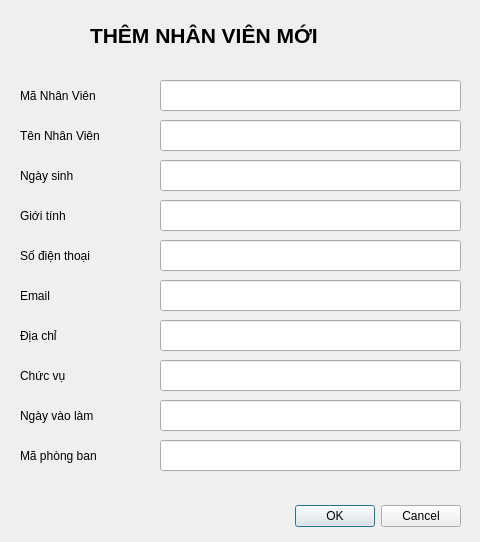
<?xml version="1.0" encoding="UTF-8"?>
<ui version="4.0">
 <class>ThemNhanVienDialog</class>
 <widget class="QDialog" name="ThemNhanVienDialog">
  <property name="geometry">
   <rect>
    <x>0</x>
    <y>0</y>
    <width>480</width>
    <height>542</height>
   </rect>
  </property>
  <property name="windowTitle">
   <string>Dialog</string>
  </property>
  <widget class="QDialogButtonBox" name="buttonBox">
   <property name="geometry">
    <rect>
     <x>60</x>
     <y>500</y>
     <width>401</width>
     <height>32</height>
    </rect>
   </property>
   <property name="orientation">
    <enum>Qt::Orientation::Horizontal</enum>
   </property>
   <property name="standardButtons">
    <set>QDialogButtonBox::StandardButton::Cancel|QDialogButtonBox::StandardButton::Ok</set>
   </property>
  </widget>
  <widget class="QLabel" name="label">
   <property name="geometry">
    <rect>
     <x>20</x>
     <y>80</y>
     <width>101</width>
     <height>31</height>
    </rect>
   </property>
   <property name="text">
    <string>Mã Nhân Viên</string>
   </property>
  </widget>
  <widget class="QLineEdit" name="txtMaNhanVien">
   <property name="geometry">
    <rect>
     <x>160</x>
     <y>80</y>
     <width>301</width>
     <height>31</height>
    </rect>
   </property>
  </widget>
  <widget class="QLineEdit" name="txtTenNhanVien">
   <property name="geometry">
    <rect>
     <x>160</x>
     <y>120</y>
     <width>301</width>
     <height>31</height>
    </rect>
   </property>
  </widget>
  <widget class="QLabel" name="label_2">
   <property name="geometry">
    <rect>
     <x>20</x>
     <y>120</y>
     <width>101</width>
     <height>31</height>
    </rect>
   </property>
   <property name="text">
    <string>Tên Nhân Viên</string>
   </property>
  </widget>
  <widget class="QLineEdit" name="txtNgaySinh">
   <property name="geometry">
    <rect>
     <x>160</x>
     <y>160</y>
     <width>301</width>
     <height>31</height>
    </rect>
   </property>
  </widget>
  <widget class="QLabel" name="label_3">
   <property name="geometry">
    <rect>
     <x>20</x>
     <y>160</y>
     <width>101</width>
     <height>31</height>
    </rect>
   </property>
   <property name="text">
    <string>Ngày sinh</string>
   </property>
  </widget>
  <widget class="QLabel" name="label_4">
   <property name="geometry">
    <rect>
     <x>20</x>
     <y>200</y>
     <width>101</width>
     <height>31</height>
    </rect>
   </property>
   <property name="text">
    <string>Giới tính</string>
   </property>
  </widget>
  <widget class="QLineEdit" name="txtGioiTinh">
   <property name="geometry">
    <rect>
     <x>160</x>
     <y>200</y>
     <width>301</width>
     <height>31</height>
    </rect>
   </property>
  </widget>
  <widget class="QLabel" name="label_5">
   <property name="geometry">
    <rect>
     <x>20</x>
     <y>240</y>
     <width>101</width>
     <height>31</height>
    </rect>
   </property>
   <property name="text">
    <string>Số điện thoại</string>
   </property>
  </widget>
  <widget class="QLineEdit" name="txtSoDienThoai">
   <property name="geometry">
    <rect>
     <x>160</x>
     <y>240</y>
     <width>301</width>
     <height>31</height>
    </rect>
   </property>
  </widget>
  <widget class="QLineEdit" name="txtEmail">
   <property name="geometry">
    <rect>
     <x>160</x>
     <y>280</y>
     <width>301</width>
     <height>31</height>
    </rect>
   </property>
  </widget>
  <widget class="QLabel" name="label_6">
   <property name="geometry">
    <rect>
     <x>20</x>
     <y>280</y>
     <width>101</width>
     <height>31</height>
    </rect>
   </property>
   <property name="text">
    <string>Email</string>
   </property>
  </widget>
  <widget class="QLineEdit" name="txtDiaChi">
   <property name="geometry">
    <rect>
     <x>160</x>
     <y>320</y>
     <width>301</width>
     <height>31</height>
    </rect>
   </property>
  </widget>
  <widget class="QLabel" name="label_7">
   <property name="geometry">
    <rect>
     <x>20</x>
     <y>320</y>
     <width>101</width>
     <height>31</height>
    </rect>
   </property>
   <property name="text">
    <string>Địa chỉ</string>
   </property>
  </widget>
  <widget class="QLineEdit" name="txtChucVu">
   <property name="geometry">
    <rect>
     <x>160</x>
     <y>360</y>
     <width>301</width>
     <height>31</height>
    </rect>
   </property>
  </widget>
  <widget class="QLabel" name="label_8">
   <property name="geometry">
    <rect>
     <x>20</x>
     <y>360</y>
     <width>101</width>
     <height>31</height>
    </rect>
   </property>
   <property name="text">
    <string>Chức vụ</string>
   </property>
  </widget>
  <widget class="QLineEdit" name="txtNgayVaoLam">
   <property name="geometry">
    <rect>
     <x>160</x>
     <y>400</y>
     <width>301</width>
     <height>31</height>
    </rect>
   </property>
  </widget>
  <widget class="QLabel" name="label_9">
   <property name="geometry">
    <rect>
     <x>20</x>
     <y>400</y>
     <width>101</width>
     <height>31</height>
    </rect>
   </property>
   <property name="text">
    <string>Ngày vào làm</string>
   </property>
  </widget>
  <widget class="QLineEdit" name="txtMaPhongBan">
   <property name="geometry">
    <rect>
     <x>160</x>
     <y>440</y>
     <width>301</width>
     <height>31</height>
    </rect>
   </property>
  </widget>
  <widget class="QLabel" name="label_10">
   <property name="geometry">
    <rect>
     <x>20</x>
     <y>440</y>
     <width>101</width>
     <height>31</height>
    </rect>
   </property>
   <property name="text">
    <string>Mã phòng ban</string>
   </property>
  </widget>
  <widget class="QLabel" name="label_11">
   <property name="geometry">
    <rect>
     <x>90</x>
     <y>20</y>
     <width>301</width>
     <height>31</height>
    </rect>
   </property>
   <property name="font">
    <font>
     <pointsize>16</pointsize>
     <bold>true</bold>
    </font>
   </property>
   <property name="text">
    <string>THÊM NHÂN VIÊN MỚI</string>
   </property>
  </widget>
 </widget>
 <resources/>
 <connections>
  <connection>
   <sender>buttonBox</sender>
   <signal>accepted()</signal>
   <receiver>ThemNhanVienDialog</receiver>
   <slot>accept()</slot>
   <hints>
    <hint type="sourcelabel">
     <x>248</x>
     <y>254</y>
    </hint>
    <hint type="destinationlabel">
     <x>157</x>
     <y>274</y>
    </hint>
   </hints>
  </connection>
  <connection>
   <sender>buttonBox</sender>
   <signal>rejected()</signal>
   <receiver>ThemNhanVienDialog</receiver>
   <slot>reject()</slot>
   <hints>
    <hint type="sourcelabel">
     <x>316</x>
     <y>260</y>
    </hint>
    <hint type="destinationlabel">
     <x>286</x>
     <y>274</y>
    </hint>
   </hints>
  </connection>
 </connections>
</ui>
